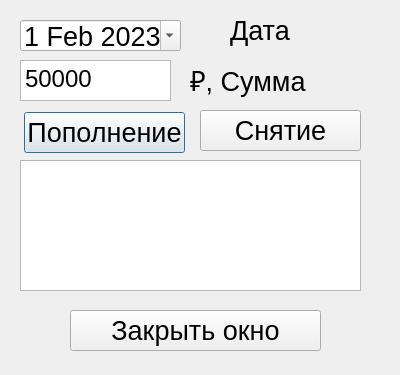
<?xml version="1.0" encoding="UTF-8"?>
<ui version="4.0">
 <class>Dialog</class>
 <widget class="QDialog" name="Dialog">
  <property name="geometry">
   <rect>
    <x>0</x>
    <y>0</y>
    <width>400</width>
    <height>375</height>
   </rect>
  </property>
  <property name="windowTitle">
   <string>Dialog</string>
  </property>
  <widget class="QPushButton" name="pushButton">
   <property name="geometry">
    <rect>
     <x>24</x>
     <y>112</y>
     <width>161</width>
     <height>41</height>
    </rect>
   </property>
   <property name="font">
    <font>
     <pointsize>20</pointsize>
    </font>
   </property>
   <property name="text">
    <string>Пополнение</string>
   </property>
  </widget>
  <widget class="QPlainTextEdit" name="plainTextEdit">
   <property name="geometry">
    <rect>
     <x>20</x>
     <y>160</y>
     <width>341</width>
     <height>131</height>
    </rect>
   </property>
  </widget>
  <widget class="QDateEdit" name="dateStart">
   <property name="geometry">
    <rect>
     <x>20</x>
     <y>20</y>
     <width>161</width>
     <height>31</height>
    </rect>
   </property>
   <property name="font">
    <font>
     <pointsize>20</pointsize>
    </font>
   </property>
   <property name="dateTime">
    <datetime>
     <hour>0</hour>
     <minute>0</minute>
     <second>0</second>
     <year>2023</year>
     <month>2</month>
     <day>1</day>
    </datetime>
   </property>
   <property name="calendarPopup">
    <bool>true</bool>
   </property>
  </widget>
  <widget class="QPlainTextEdit" name="text_sum">
   <property name="geometry">
    <rect>
     <x>20</x>
     <y>60</y>
     <width>151</width>
     <height>41</height>
    </rect>
   </property>
   <property name="font">
    <font>
     <pointsize>18</pointsize>
     <weight>50</weight>
     <italic>false</italic>
     <bold>false</bold>
     <underline>false</underline>
     <strikeout>false</strikeout>
    </font>
   </property>
   <property name="mouseTracking">
    <bool>false</bool>
   </property>
   <property name="acceptDrops">
    <bool>true</bool>
   </property>
   <property name="layoutDirection">
    <enum>Qt::LeftToRight</enum>
   </property>
   <property name="autoFillBackground">
    <bool>false</bool>
   </property>
   <property name="inputMethodHints">
    <set>Qt::ImhNone</set>
   </property>
   <property name="tabChangesFocus">
    <bool>false</bool>
   </property>
   <property name="readOnly">
    <bool>false</bool>
   </property>
   <property name="plainText">
    <string>50000</string>
   </property>
   <property name="overwriteMode">
    <bool>false</bool>
   </property>
   <property name="backgroundVisible">
    <bool>false</bool>
   </property>
  </widget>
  <widget class="QLabel" name="label_4">
   <property name="geometry">
    <rect>
     <x>190</x>
     <y>60</y>
     <width>221</width>
     <height>41</height>
    </rect>
   </property>
   <property name="font">
    <font>
     <pointsize>20</pointsize>
    </font>
   </property>
   <property name="text">
    <string>₽, Cумма</string>
   </property>
  </widget>
  <widget class="QLabel" name="label_12">
   <property name="geometry">
    <rect>
     <x>230</x>
     <y>10</y>
     <width>221</width>
     <height>41</height>
    </rect>
   </property>
   <property name="font">
    <font>
     <pointsize>20</pointsize>
    </font>
   </property>
   <property name="text">
    <string>Дата</string>
   </property>
  </widget>
  <widget class="QPushButton" name="pushButton_2">
   <property name="geometry">
    <rect>
     <x>200</x>
     <y>110</y>
     <width>161</width>
     <height>41</height>
    </rect>
   </property>
   <property name="font">
    <font>
     <pointsize>20</pointsize>
    </font>
   </property>
   <property name="text">
    <string>Снятие</string>
   </property>
  </widget>
  <widget class="QPushButton" name="pushButton_3">
   <property name="geometry">
    <rect>
     <x>70</x>
     <y>310</y>
     <width>251</width>
     <height>41</height>
    </rect>
   </property>
   <property name="font">
    <font>
     <pointsize>20</pointsize>
    </font>
   </property>
   <property name="text">
    <string>Закрыть окно</string>
   </property>
  </widget>
 </widget>
 <resources/>
 <connections/>
</ui>
